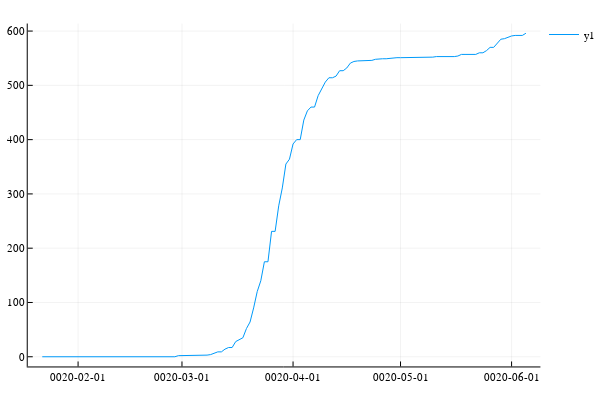

Notebook code cell kept with this figure:
### Code cell
plotly()
plot(datadates,y)

### Figure 1 — Plotly figure (JSON) as saved in the notebook; plotly's stock layout.template omitted (floating-point values rounded to 4 significant figures; data arrays with more than 128 entries replaced by an {"elided": "..."} marker saying what was removed)
{"data": [{"colorbar": {"title": ""}, "legendgroup": "y1", "line": {"color": "rgba(0, 154, 250, 1.000)", "dash": "solid", "shape": "linear", "width": 1}, "mode": "lines", "name": "y1", "showlegend": true, "type": "scatter", "x": {"elided": "136 int values"}, "xaxis": "x1", "y": {"elided": "136 int values"}, "yaxis": "y1", "zmax": null, "zmin": null}], "layout": {"annotations": [], "height": 400, "legend": {"bgcolor": "rgba(255, 255, 255, 1.000)", "bordercolor": "rgba(0, 0, 0, 1.000)", "font": {"color": "rgba(0, 0, 0, 1.000)", "family": "sans-serif", "size": 11}, "tracegroupgap": 0, "x": 1, "y": 1}, "margin": {"b": 20, "l": 0, "r": 0, "t": 20}, "paper_bgcolor": "rgba(255, 255, 255, 1.000)", "plot_bgcolor": "rgba(255, 255, 255, 1.000)", "showlegend": true, "width": 600, "xaxis": {"anchor": "y1", "domain": [0.05101, 0.9934], "gridcolor": "rgba(0, 0, 0, 0.100)", "gridwidth": 0.5, "linecolor": "rgba(0, 0, 0, 1.000)", "mirror": false, "range": [6957.0, 7100.0], "showgrid": true, "showline": true, "showticklabels": true, "tickangle": 0, "tickcolor": "rgb(0, 0, 0)", "tickfont": {"color": "rgba(0, 0, 0, 1.000)", "family": "sans-serif", "size": 11}, "tickmode": "array", "ticks": "inside", "ticktext": ["0020-02-01", "0020-03-01", "0020-04-01", "0020-05-01", "0020-06-01"], "tickvals": [6971, 7000, 7031, 7061, 7092], "title": "", "titlefont": {"color": "rgba(0, 0, 0, 1.000)", "family": "sans-serif", "size": 15}, "type": "-", "visible": true, "zeroline": false, "zerolinecolor": "rgba(0, 0, 0, 1.000)"}, "yaxis": {"anchor": "x1", "domain": [0.03762, 0.9902], "gridcolor": "rgba(0, 0, 0, 0.100)", "gridwidth": 0.5, "linecolor": "rgba(0, 0, 0, 1.000)", "mirror": false, "range": [-17.88, 613.9], "showgrid": true, "showline": true, "showticklabels": true, "tickangle": 0, "tickcolor": "rgb(0, 0, 0)", "tickfont": {"color": "rgba(0, 0, 0, 1.000)", "family": "sans-serif", "size": 11}, "tickmode": "array", "ticks": "inside", "ticktext": ["0", "100", "200", "300", "400", "500", "600"], "tickvals": [0, 100, 200, 300, 400, 500, 600], "title": "", "titlefont": {"color": "rgba(0, 0, 0, 1.000)", "family": "sans-serif", "size": 15}, "type": "-", "visible": true, "zeroline": false, "zerolinecolor": "rgba(0, 0, 0, 1.000)"}}}
